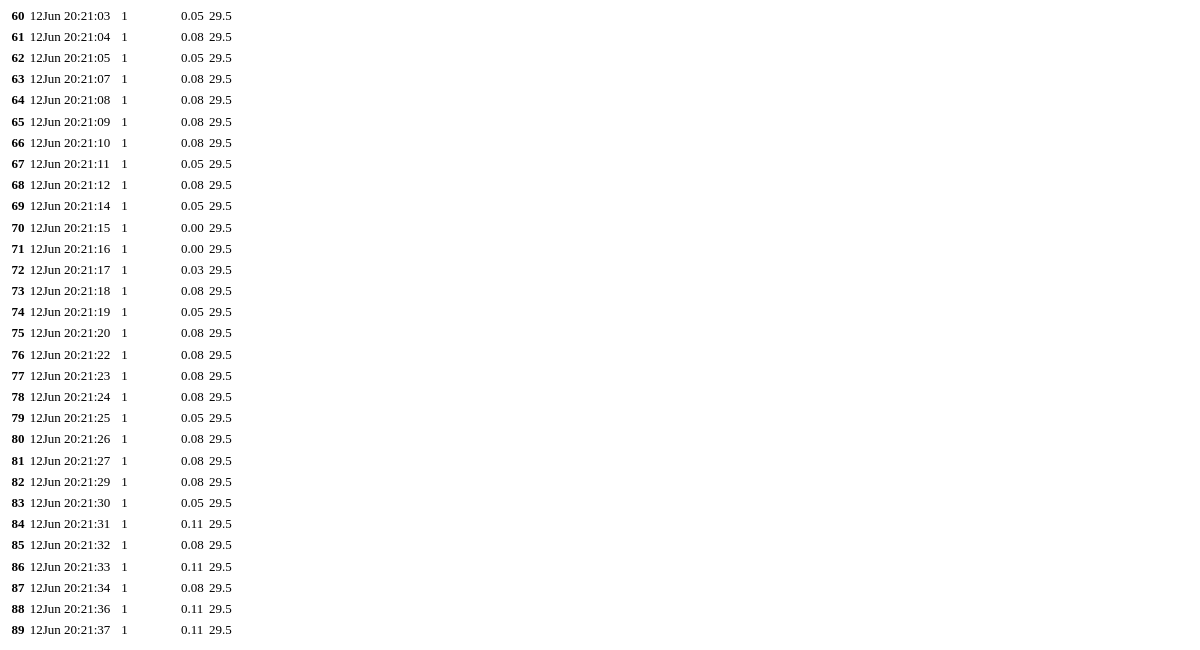
The app's page /raw_data (lower part), older data.
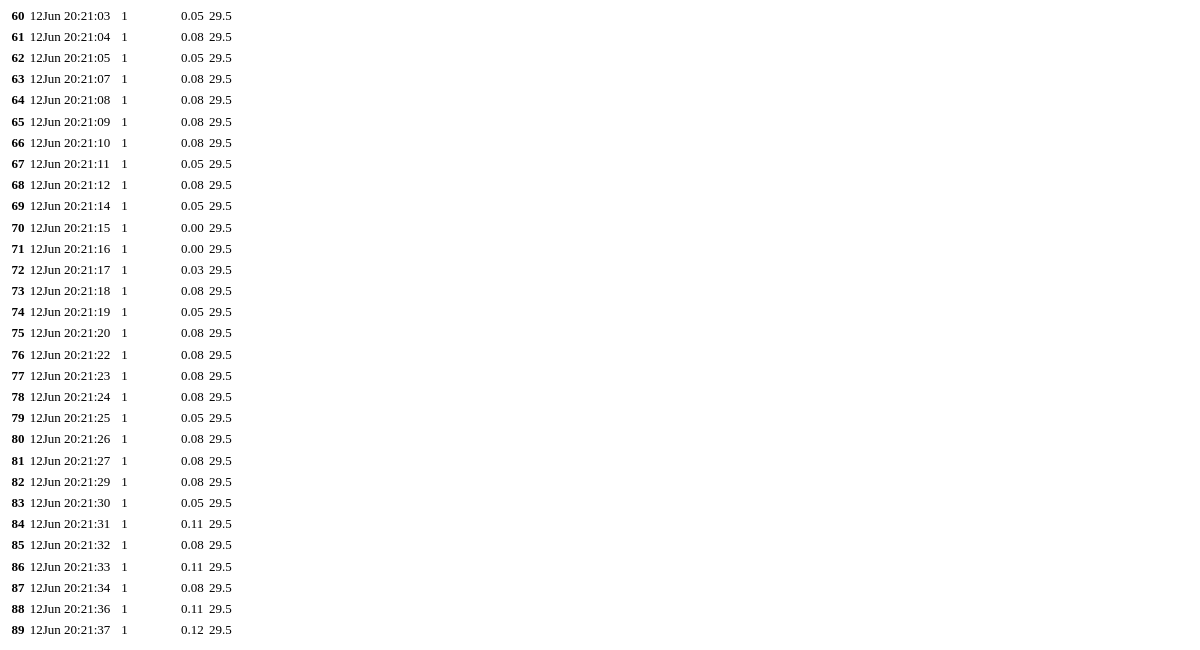
The same page, newer data.
### metta_app/models.py (models this page shows)
class SensorEntry(models.Model):
    datetime_created = models.DateTimeField(auto_now_add=True)
    sensor_id = models.TextField() #unused for now
    ec = models.TextField()
    temp = models.TextField()

### metta_app/views.py (the view)
# urls.py: path('raw_data', main_views.raw_data, name="raw_data"),
def raw_data(request):
    context = {}
    all_data = SensorEntry.objects.all()
    context["all"] = all_data
    print(SensorEntry.objects.order_by('datetime_created').last().temp)
    return render(request, "raw_data.html", context)

### metta_app/templates/raw_data.html (shortened to what this page needs)
{% load static %}
<!DOCTYPE html>
<html lang="en">
<head>
</head>
<body>
    <div class="container-fluid">
        <table class="table table-hover table-bordered table-striped table-sm" id="myTable">
            <tbody>
                {% for e in all %}
                <tr>
                    <th scope="row">{{e.pk}}</th>
                    <td>{{e.datetime_created | date:"dM G:i:s"}}</td>
                    <td>{{e.sensor_id}}</td>
                    <td>{{e.ec}}</td>
                    <td>{{e.temp}}</td>
                </tr>
                {% endfor %}
            </tbody>
        </table>
    </div>
</body>
</html>

Row changes from the older to the newer data that the page shows:
changed SensorEntry "12Jun 20:21:37": ec "0.11" → "0.12"
